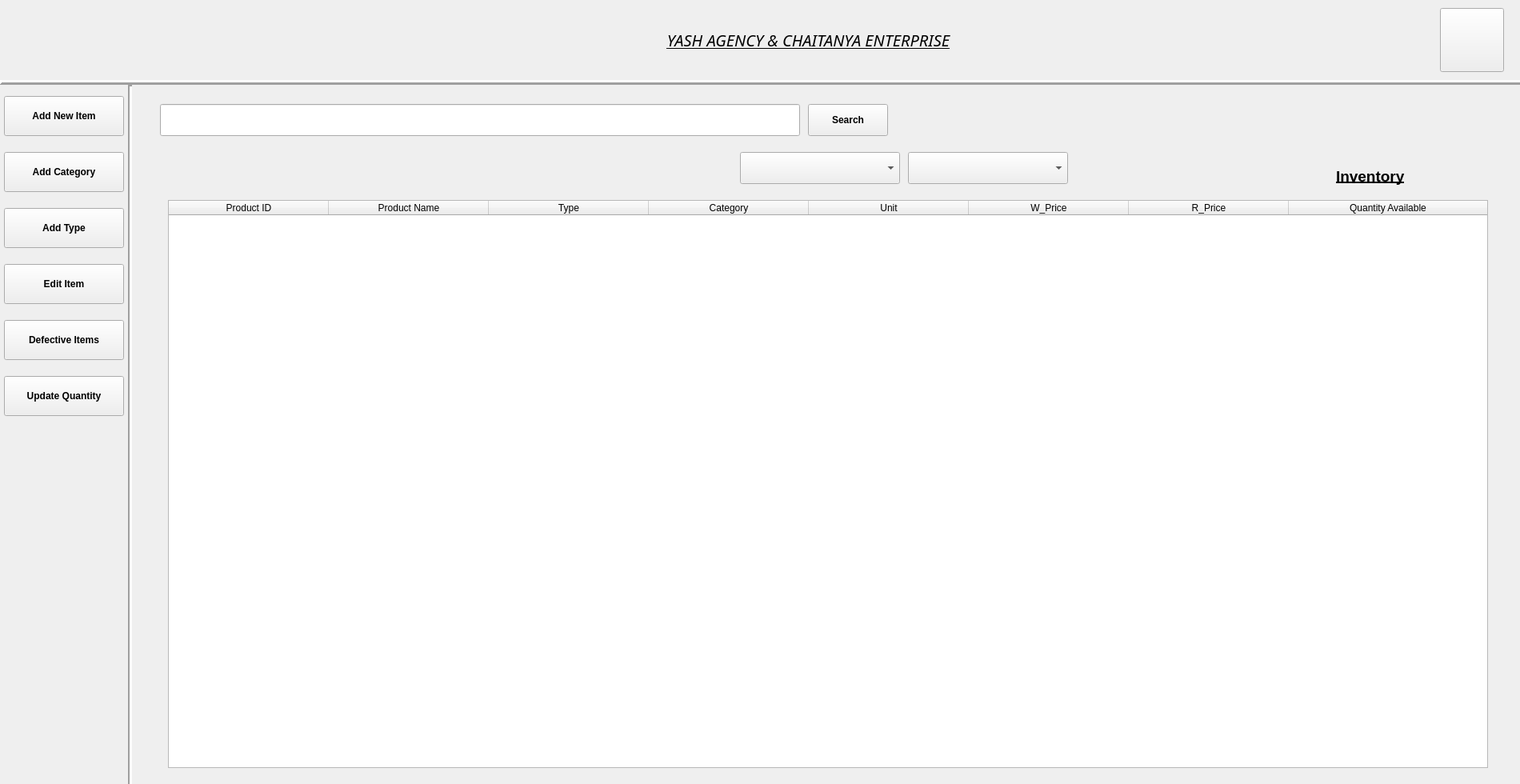
<?xml version="1.0" encoding="UTF-8"?>
<ui version="4.0">
 <class>Form</class>
 <widget class="QWidget" name="Form">
  <property name="geometry">
   <rect>
    <x>0</x>
    <y>0</y>
    <width>1900</width>
    <height>980</height>
   </rect>
  </property>
  <property name="sizePolicy">
   <sizepolicy hsizetype="Preferred" vsizetype="Preferred">
    <horstretch>0</horstretch>
    <verstretch>0</verstretch>
   </sizepolicy>
  </property>
  <property name="windowTitle">
   <string>Stock Items</string>
  </property>
  <widget class="QPushButton" name="homeButton">
   <property name="geometry">
    <rect>
     <x>1800</x>
     <y>10</y>
     <width>80</width>
     <height>80</height>
    </rect>
   </property>
   <property name="font">
    <font>
     <family>News706 BT</family>
     <pointsize>12</pointsize>
     <weight>75</weight>
     <bold>true</bold>
    </font>
   </property>
   <property name="text">
    <string/>
   </property>
   <property name="icon">
    <iconset>
     <normaloff>20.png</normaloff>20.png</iconset>
   </property>
   <property name="iconSize">
    <size>
     <width>80</width>
     <height>80</height>
    </size>
   </property>
  </widget>
  <widget class="Line" name="line_2">
   <property name="geometry">
    <rect>
     <x>0</x>
     <y>95</y>
     <width>2471</width>
     <height>16</height>
    </rect>
   </property>
   <property name="frameShadow">
    <enum>QFrame::Raised</enum>
   </property>
   <property name="lineWidth">
    <number>3</number>
   </property>
   <property name="orientation">
    <enum>Qt::Horizontal</enum>
   </property>
  </widget>
  <widget class="QLabel" name="label_2">
   <property name="geometry">
    <rect>
     <x>380</x>
     <y>10</y>
     <width>1261</width>
     <height>80</height>
    </rect>
   </property>
   <property name="font">
    <font>
     <family>News701 BT</family>
     <pointsize>15</pointsize>
     <weight>50</weight>
     <italic>true</italic>
     <bold>false</bold>
     <underline>true</underline>
    </font>
   </property>
   <property name="text">
    <string>YASH AGENCY &amp; CHAITANYA ENTERPRISE</string>
   </property>
   <property name="scaledContents">
    <bool>true</bool>
   </property>
   <property name="alignment">
    <set>Qt::AlignCenter</set>
   </property>
   <property name="wordWrap">
    <bool>false</bool>
   </property>
  </widget>
  <widget class="QLabel" name="Y_2">
   <property name="geometry">
    <rect>
     <x>0</x>
     <y>0</y>
     <width>180</width>
     <height>100</height>
    </rect>
   </property>
   <property name="text">
    <string/>
   </property>
   <property name="pixmap">
    <pixmap>yash logo.jpeg</pixmap>
   </property>
   <property name="scaledContents">
    <bool>true</bool>
   </property>
  </widget>
  <widget class="Line" name="line">
   <property name="geometry">
    <rect>
     <x>160</x>
     <y>105</y>
     <width>5</width>
     <height>900</height>
    </rect>
   </property>
   <property name="lineWidth">
    <number>3</number>
   </property>
   <property name="orientation">
    <enum>Qt::Vertical</enum>
   </property>
  </widget>
  <widget class="QPushButton" name="newItemButton">
   <property name="geometry">
    <rect>
     <x>5</x>
     <y>120</y>
     <width>150</width>
     <height>50</height>
    </rect>
   </property>
   <property name="font">
    <font>
     <weight>75</weight>
     <bold>true</bold>
    </font>
   </property>
   <property name="text">
    <string>Add New Item</string>
   </property>
  </widget>
  <widget class="QPushButton" name="categoryButton">
   <property name="geometry">
    <rect>
     <x>5</x>
     <y>190</y>
     <width>150</width>
     <height>50</height>
    </rect>
   </property>
   <property name="font">
    <font>
     <weight>75</weight>
     <bold>true</bold>
    </font>
   </property>
   <property name="text">
    <string>Add Category</string>
   </property>
  </widget>
  <widget class="QPushButton" name="editItemButton">
   <property name="geometry">
    <rect>
     <x>5</x>
     <y>330</y>
     <width>150</width>
     <height>50</height>
    </rect>
   </property>
   <property name="font">
    <font>
     <weight>75</weight>
     <bold>true</bold>
    </font>
   </property>
   <property name="text">
    <string>Edit Item</string>
   </property>
  </widget>
  <widget class="QPushButton" name="typeButton">
   <property name="geometry">
    <rect>
     <x>5</x>
     <y>260</y>
     <width>150</width>
     <height>50</height>
    </rect>
   </property>
   <property name="font">
    <font>
     <weight>75</weight>
     <bold>true</bold>
    </font>
   </property>
   <property name="text">
    <string>Add Type</string>
   </property>
  </widget>
  <widget class="QPushButton" name="defectiveItemButton">
   <property name="geometry">
    <rect>
     <x>5</x>
     <y>400</y>
     <width>150</width>
     <height>50</height>
    </rect>
   </property>
   <property name="font">
    <font>
     <weight>75</weight>
     <bold>true</bold>
    </font>
   </property>
   <property name="text">
    <string>Defective Items</string>
   </property>
  </widget>
  <widget class="QPushButton" name="updateQuantityButton">
   <property name="geometry">
    <rect>
     <x>5</x>
     <y>470</y>
     <width>150</width>
     <height>50</height>
    </rect>
   </property>
   <property name="font">
    <font>
     <weight>75</weight>
     <bold>true</bold>
    </font>
   </property>
   <property name="text">
    <string>Update Quantity</string>
   </property>
  </widget>
  <widget class="QLineEdit" name="searchbar">
   <property name="geometry">
    <rect>
     <x>200</x>
     <y>130</y>
     <width>800</width>
     <height>40</height>
    </rect>
   </property>
  </widget>
  <widget class="QPushButton" name="searchButton">
   <property name="geometry">
    <rect>
     <x>1010</x>
     <y>130</y>
     <width>100</width>
     <height>40</height>
    </rect>
   </property>
   <property name="font">
    <font>
     <weight>75</weight>
     <bold>true</bold>
    </font>
   </property>
   <property name="text">
    <string>Search</string>
   </property>
  </widget>
  <widget class="QTableWidget" name="stockTable">
   <property name="geometry">
    <rect>
     <x>210</x>
     <y>250</y>
     <width>1650</width>
     <height>710</height>
    </rect>
   </property>
   <attribute name="horizontalHeaderVisible">
    <bool>true</bool>
   </attribute>
   <attribute name="horizontalHeaderCascadingSectionResizes">
    <bool>false</bool>
   </attribute>
   <attribute name="horizontalHeaderDefaultSectionSize">
    <number>200</number>
   </attribute>
   <attribute name="horizontalHeaderShowSortIndicator" stdset="0">
    <bool>true</bool>
   </attribute>
   <attribute name="horizontalHeaderStretchLastSection">
    <bool>true</bool>
   </attribute>
   <column>
    <property name="text">
     <string>Product ID</string>
    </property>
   </column>
   <column>
    <property name="text">
     <string>Product Name</string>
    </property>
   </column>
   <column>
    <property name="text">
     <string>Type</string>
    </property>
   </column>
   <column>
    <property name="text">
     <string>Category</string>
    </property>
   </column>
   <column>
    <property name="text">
     <string>Unit</string>
    </property>
   </column>
   <column>
    <property name="text">
     <string>W_Price</string>
    </property>
   </column>
   <column>
    <property name="text">
     <string>R_Price</string>
    </property>
   </column>
   <column>
    <property name="text">
     <string>Quantity Available</string>
    </property>
   </column>
  </widget>
  <widget class="QLabel" name="label">
   <property name="geometry">
    <rect>
     <x>1670</x>
     <y>200</y>
     <width>150</width>
     <height>40</height>
    </rect>
   </property>
   <property name="font">
    <font>
     <family>Arial</family>
     <pointsize>14</pointsize>
     <weight>75</weight>
     <italic>false</italic>
     <bold>true</bold>
     <underline>true</underline>
    </font>
   </property>
   <property name="text">
    <string>Inventory</string>
   </property>
  </widget>
  <widget class="QComboBox" name="comboBox">
   <property name="geometry">
    <rect>
     <x>925</x>
     <y>190</y>
     <width>200</width>
     <height>40</height>
    </rect>
   </property>
  </widget>
  <widget class="QComboBox" name="comboBox_2">
   <property name="geometry">
    <rect>
     <x>1135</x>
     <y>190</y>
     <width>200</width>
     <height>40</height>
    </rect>
   </property>
  </widget>
 </widget>
 <resources/>
 <connections/>
</ui>
